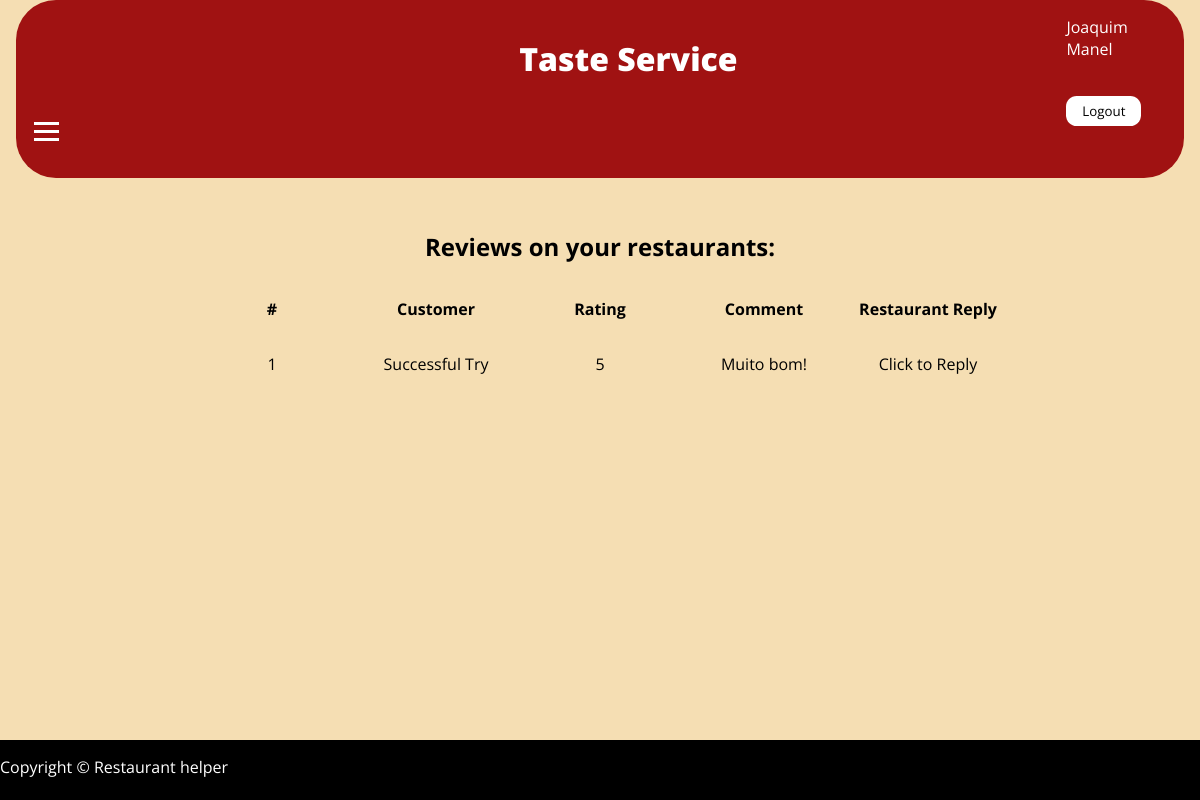
The page /pages/profile.php?id=reviews (signed in) on the database its author committed.
### tables this page shows
CREATE TABLE review (
  id INTEGER PRIMARY KEY,
  customer INTEGER NOT NULL,
  restaurant INTEGER NOT NULL REFERENCES restaurants(id) ON DELETE CASCADE,
  rating INTEGER NOT NULL,
  comment VARCHAR NOT NULL,
  reply VARCHAR NOT NULL
);

CREATE TABLE customer (
  id INTEGER PRIMARY KEY,
  name VARCHAR NOT NULL,
  username VARCHAR NOT NULL
);

### database/review.class.php (called while the page is built, shortened)
<?php
  class Review {
    public function __construct(int $id, string $customer, int $restaurant, int $rating, string $comment, string $reply) {
      $this->id = $id;
      $this->customer = $customer;
      $this->restaurant = $restaurant;
      $this->rating = $rating;
      $this->comment = $comment;
      $this->reply = $reply;
    }
    static function getOwnerReviews(PDO $db, int $id)  {
      $stmt = $db->prepare('SELECT review.id,name,restaurant,rating,comment,reply from review,customer where review.restaurant in (select id from restaurants where owner =(select id from restaurantOwner where user=?) ) and review.customer=customer.id');
      $stmt->execute(array($id));
      $reviews = [];
      while ($review = $stmt->fetch()) {
        $reviews[] = new Review(
          (int) $review['id'],
          $review['name'],
          (int) $review['restaurant'],
          (int) $review['rating'],
          $review['comment'],
          $review['reply']
        );
      }
      return $reviews;
    }
  }
?>

### templates/reviews.php (the view, shortened to what this page needs)
<?php function drawProfileReviews(array $reviews) { ?>
  <h2>Reviews on your restaurants:</h2>
  <?php if ($reviews!=[]){ ?>
  <table id="tables">
    <tr><th scope="col">#</th><th scope="col">Customer</th><th scope="col">Rating</th><th scope="col">Comment</th><th scope="col">Restaurant Reply</th></tr>
    <?php foreach ($reviews as $i => $review) { ?>
      <tr><td><?=$i+1?></td><td><?=$review->customer?></td><td><?=$review->rating?></td><td><?=$review->comment?></td>
      <?php if($review->reply!=''){?><td><?=$review->reply?></td> <?php } else{?>
      <td><a href="../pages/review.php?id=<?=$review->restaurant?>&id2=answer&id3=<?=$review->id?>">Click to Reply</a></td></tr> <?php } ?>
    <?php } ?>
  </table>
  <?php } else{?>
  <h4>No reviews yet</h4> <?php }?>
<?php } ?>

### css/style.css (style rules this page uses)
* { font-family: 'Lora', serif; font-family: 'Open Sans', sans-serif; }
html { background-color: wheat; }
html, body { max-width: 100%; overflow-x: hidden; }
body { width: 120em; margin: auto; display: grid; grid-template-rows: auto 1fr auto; max-width: 100vw; --main-color: black; min-height: 100vh; }
main a { color: var(--main-color); text-decoration: none; }
#tables td { height: 5em; width: 10em; text-align: center; vertical-align: middle; }
#tables { margin-top: 2em; margin-left: auto;; margin-right: auto; }

### rows shown on the page
review: customer.name "Successful Try", rating "5", comment "Muito bom!"

### other values the page prints
$name "Joaquim Manel"
